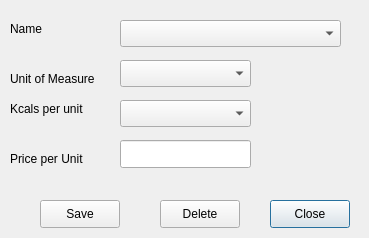
<ui version="4.0" >
 <class>HuntingFishing</class>
 <widget class="QDialog" name="HuntingFishing" >
  <property name="geometry" >
   <rect>
    <x>0</x>
    <y>0</y>
    <width>369</width>
    <height>238</height>
   </rect>
  </property>
  <property name="minimumSize" >
   <size>
    <width>369</width>
    <height>238</height>
   </size>
  </property>
  <property name="windowTitle" >
   <string>Manage Hunting &amp; Fishing Details</string>
  </property>
  <widget class="QPushButton" name="btnHuntingFishingClose" >
   <property name="geometry" >
    <rect>
     <x>270</x>
     <y>200</y>
     <width>80</width>
     <height>28</height>
    </rect>
   </property>
   <property name="text" >
    <string>Close</string>
   </property>
  </widget>
  <widget class="QPushButton" name="pushButton_3" >
   <property name="geometry" >
    <rect>
     <x>40</x>
     <y>200</y>
     <width>80</width>
     <height>28</height>
    </rect>
   </property>
   <property name="text" >
    <string>Save</string>
   </property>
  </widget>
  <widget class="QComboBox" name="comboBox" >
   <property name="geometry" >
    <rect>
     <x>120</x>
     <y>20</y>
     <width>221</width>
     <height>27</height>
    </rect>
   </property>
  </widget>
  <widget class="QLabel" name="label" >
   <property name="geometry" >
    <rect>
     <x>10</x>
     <y>20</y>
     <width>54</width>
     <height>18</height>
    </rect>
   </property>
   <property name="text" >
    <string>Name</string>
   </property>
  </widget>
  <widget class="QComboBox" name="comboBox_3" >
   <property name="geometry" >
    <rect>
     <x>120</x>
     <y>60</y>
     <width>131</width>
     <height>27</height>
    </rect>
   </property>
  </widget>
  <widget class="QLabel" name="label_3" >
   <property name="geometry" >
    <rect>
     <x>10</x>
     <y>70</y>
     <width>91</width>
     <height>18</height>
    </rect>
   </property>
   <property name="text" >
    <string>Unit of Measure</string>
   </property>
  </widget>
  <widget class="QComboBox" name="comboBox_4" >
   <property name="geometry" >
    <rect>
     <x>120</x>
     <y>100</y>
     <width>131</width>
     <height>27</height>
    </rect>
   </property>
  </widget>
  <widget class="QLabel" name="label_4" >
   <property name="geometry" >
    <rect>
     <x>10</x>
     <y>100</y>
     <width>101</width>
     <height>18</height>
    </rect>
   </property>
   <property name="text" >
    <string>Kcals per unit</string>
   </property>
  </widget>
  <widget class="QLineEdit" name="lineEdit" >
   <property name="geometry" >
    <rect>
     <x>120</x>
     <y>140</y>
     <width>131</width>
     <height>28</height>
    </rect>
   </property>
  </widget>
  <widget class="QLabel" name="label_5" >
   <property name="geometry" >
    <rect>
     <x>10</x>
     <y>150</y>
     <width>81</width>
     <height>18</height>
    </rect>
   </property>
   <property name="text" >
    <string>Price per Unit</string>
   </property>
  </widget>
  <widget class="QPushButton" name="pushButton" >
   <property name="geometry" >
    <rect>
     <x>160</x>
     <y>200</y>
     <width>80</width>
     <height>28</height>
    </rect>
   </property>
   <property name="text" >
    <string>Delete</string>
   </property>
  </widget>
 </widget>
 <resources/>
 <connections/>
</ui>
